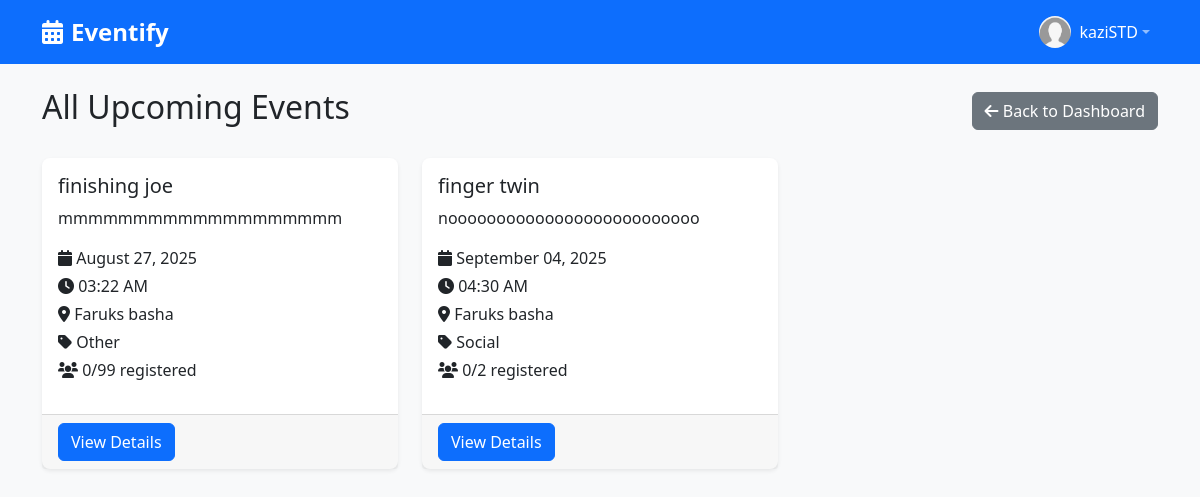
Page /student/events (signed in) on the earlier database version.
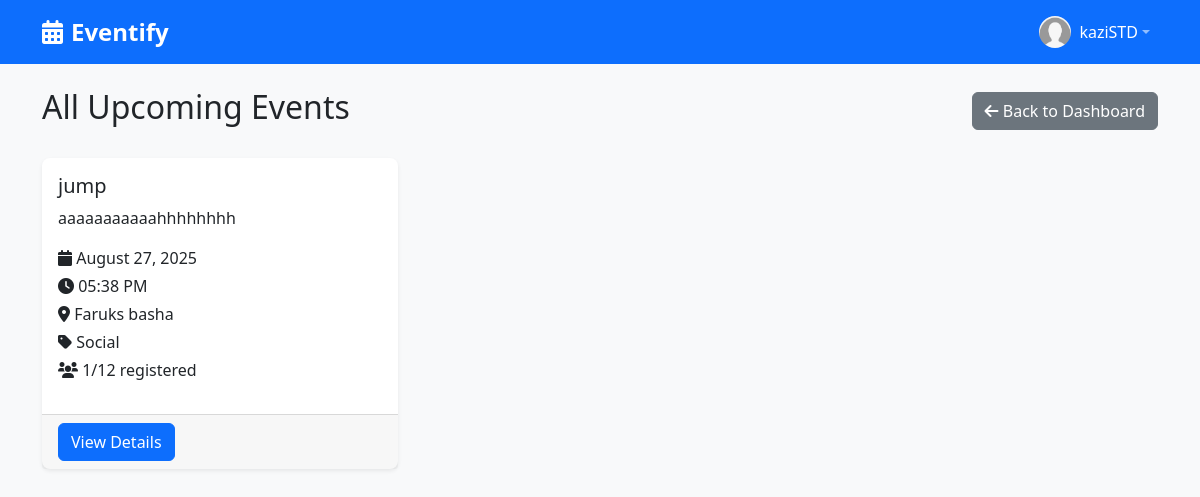
Same page on the later database version.
### models/event.py (models this page shows, shortened)
class Event(db.Model):
    __tablename__ = 'events'
    id = db.Column(db.Integer, primary_key=True)
    title = db.Column(db.String(200), nullable=False)
    description = db.Column(db.Text, nullable=False)
    start_date = db.Column(db.Date, nullable=False)
    start_time = db.Column(db.Time, nullable=False)
    end_date = db.Column(db.Date, nullable=False)
    end_time = db.Column(db.Time, nullable=False)
    location = db.Column(db.String(200), nullable=False)
    category = db.Column(db.String(100), nullable=False)
    max_capacity = db.Column(db.Integer, default=100)
    creator_id = db.Column(db.Integer, db.ForeignKey('users.id'), nullable=False)
    created_at = db.Column(db.DateTime, default=datetime.utcnow)
    updated_at = db.Column(db.DateTime, default=datetime.utcnow, onupdate=datetime.utcnow)
    creator = db.relationship('User', foreign_keys=[creator_id], back_populates='created_events')
    registered_users = db.relationship('User', secondary=event_registrations, back_populates='registered_events')
    @property
    def registration_count(self):
        return len(self.registered_users)

### views/student.py (the view)
@student_bp.route('/events')
def events():
    category = request.args.get('category', '')
    search = request.args.get('search', '')
    status = request.args.get('status', '')
    if search:
        upcoming_events = StudentViewModel.search_events(search)
    elif category:
        upcoming_events = StudentViewModel.get_events_by_category(category)
    elif status == 'ongoing':
        upcoming_events = StudentViewModel.get_ongoing_events()
    elif status == 'today':
        upcoming_events = StudentViewModel.get_today_events()
    else:
        upcoming_events = StudentViewModel.get_upcoming_events()
    return render_template('student/events.html',
                         events=upcoming_events,
                         today=date.today())

### app.py (called while the page is built)
def create_app():
    app = Flask(__name__)
    app.config.from_object(Config)
    db.init_app(app)
    login_manager = LoginManager()
    login_manager.init_app(app)
    login_manager.login_view = 'auth.login'
    login_manager.login_message = 'Please log in to access this page.'
    @login_manager.user_loader
    def load_user(user_id):
        return User.query.get(int(user_id))
    app.register_blueprint(auth_bp)
    app.register_blueprint(student_bp)
    app.register_blueprint(admin_bp)
    with app.app_context():
        db.create_all()
    @app.route('/')
    def index():
        if current_user.is_authenticated:
            if current_user.is_student():
                return redirect(url_for('student.dashboard'))
            else:
                return redirect(url_for('admin.dashboard'))
        return redirect(url_for('auth.login'))
    return app

### models/user.py (called while the page is built)
    def is_student(self):
        return self.role == 'student'

### viewmodels/student_viewmodel.py (called while the page is built)
    @staticmethod
    def get_upcoming_events():
        today = date.today()
        return Event.query.filter(Event.start_date >= today).order_by(Event.start_date, Event.start_time).all()

### templates/student/events.html (shortened to what this page needs)
{% extends "base.html" %}
{% block extra_css %}
<link href="{{ url_for('static', filename='css/student.css') }}" rel="stylesheet">
{% endblock %}
{% block content %}
<div class="d-flex justify-content-between align-items-center mb-4">
    <h2>All Upcoming Events</h2>
    <a href="{{ url_for('student.dashboard') }}" class="btn btn-secondary">
        <i class="fas fa-arrow-left"></i> Back to Dashboard
    </a>
</div>
<div class="row">
    {% if events %}
        {% for event in events %}
        <div class="col-md-6 col-lg-4 mb-4">
            <div class="card h-100">
                <div class="card-body">
                    <h5 class="card-title">{{ event.title }}</h5>
                    <p class="card-text">{{ event.description[:100] }}{% if event.description|length > 100 %}...{% endif %}</p>
                    <p class="mb-1"><i class="fas fa-calendar"></i> {{ event.start_date.strftime('%B %d, %Y') }}</p>
                    <p class="mb-1"><i class="fas fa-clock"></i> {{ event.start_time.strftime('%I:%M %p') }}</p>
                    <p class="mb-1"><i class="fas fa-map-marker-alt"></i> {{ event.location }}</p>
                    <p class="mb-1"><i class="fas fa-tag"></i> {{ event.category }}</p>
                    <p class="mb-3"><i class="fas fa-users"></i> {{ event.registration_count }}/{{ event.max_capacity }} registered</p>
                </div>
                <div class="card-footer">
                    <a href="{{ url_for('student.event_detail', event_id=event.id) }}" class="btn btn-primary">
                        View Details
                    </a>
                </div>
            </div>
        </div>
        {% endfor %}
    {% endif %}
</div>
{% endblock %}

Differences in the rows shown:
removed Event: title "finishing joe", description "mmmmmmmmmmmmmmmmmmm", start_date "August 27, 2025", start_time "03:22 AM", location "Faruks basha", category "Other", registration_count "0", max_capacity "99"
no longer on this page (row edited): Event: title "finger twin", description "noooooooooooooooooooooooooo", start_date "September 04, 2025", start_time "04:30 AM", location "Faruks basha", category "Social", registration_count "0", max_capacity "2"
added Event: title "jump", description "aaaaaaaaaaahhhhhhhh", start_date "August 27, 2025", start_time "05:38 PM", location "Faruks basha", category "Social", registration_count "1", max_capacity "12"
